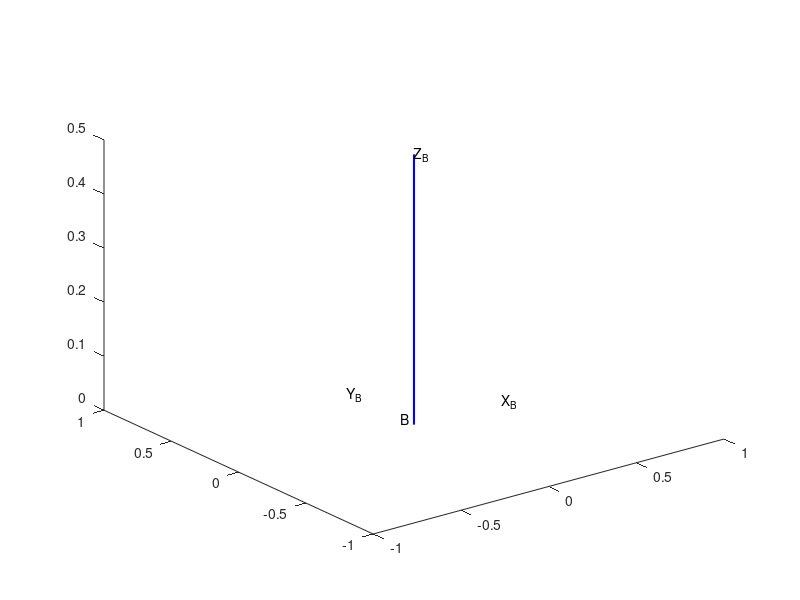

Here is the MATLAB script that generated this plot:
function Base_Frame = draw_Base()
%   Draw base frame

% Base Frame {B}
plot3([0 .5],[0 0],[0 0],'Color','red','Linewidth',1.5);
plot3([0 0],[0 .5],[0 0],'Color','c','Linewidth',1.5);
plot3([0 0],[0 0],[0 .5],'Color','blue','Linewidth',1.5);

text(0,0.1,0,'{B}');
text(0.5,0,0,'X_B');
text(0,0.5,0,'Y_B');
text(0,0,0.5,'Z_B');

end

